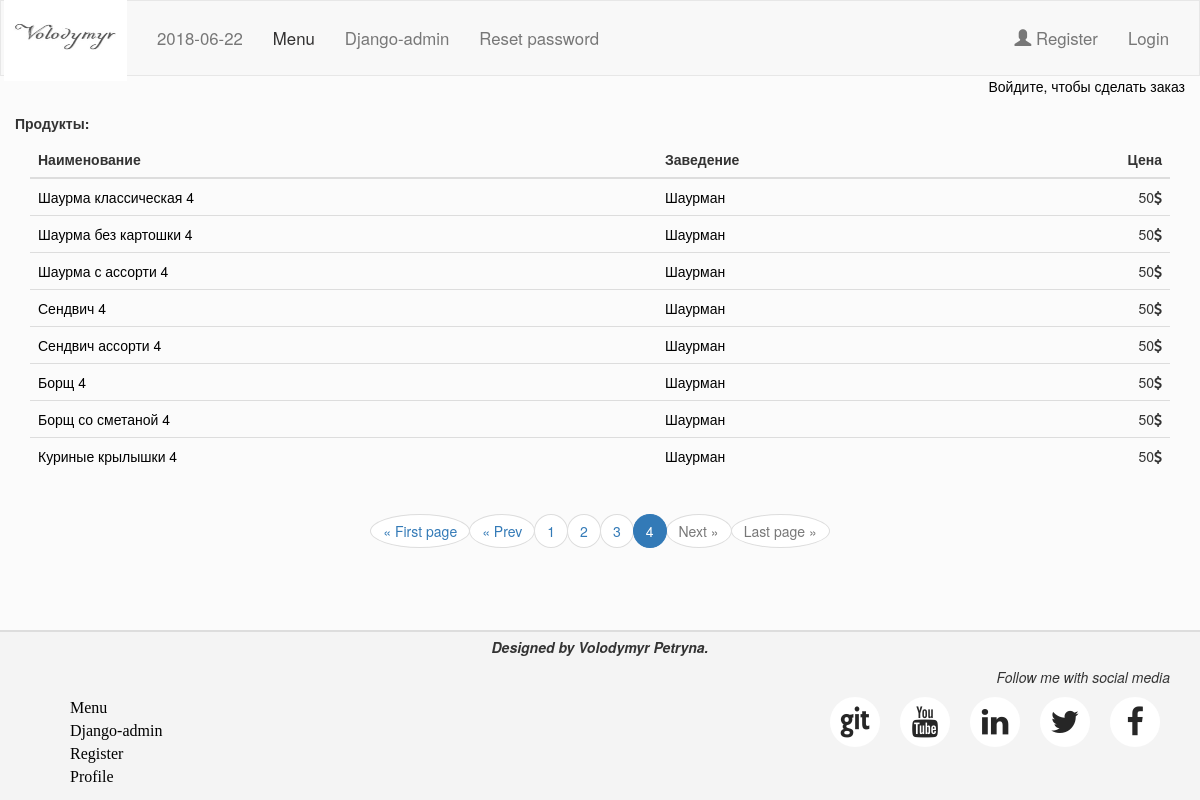
The app's page /catalog/?page=4 with its own data.
### catalog/models.py (models this page shows, shortened)
class Catalog(models.Model):
	name = models.CharField(max_length=150)
	place = models.CharField(max_length=150)
	price = models.IntegerField(default=0)

### catalog/views.py (the view)
def catalog_home(request):#we can see in urls we have name=home and it is because of the variable catalog we can write just home without anything else
	catalog_list = Catalog.objects.all()
	paginator = Paginator(catalog_list, 8)
	page = request.GET.get('page')
	try:
		catalog = paginator.page(page)
	except PageNotAnInteger:
		catalog = paginator.page(1)
	except EmptyPage:
		catalog = paginator.page(paginator.num_pages)
	if page == '1':
		return redirect('catalog:home', permanent=True)
	context = {
		'catalog': catalog,
	}
	return render(request, 'catalog/catalog.html', context)

### catalog/templates/catalog/catalog.html
{% extends 'base.html' %}
{% block content %}
  <div class="container-fluid ">
    <div class="row">
      {% if user.is_authenticated %}
        <div class="col-lg-12 "><h5 class="text-left "><b>Продукты:</b></h5></div>
        {% else %}
        <div class="col-lg-12"><p class="text-right"><a href="http://127.0.0.1:8000/login/"><span style="color: black">Войдите, чтобы сделать заказ</span></a></p></div>
        <div class="col-lg-12 "><h5 class="text-left "><b>Продукты:</b></h5></div>
        {% endif %}
    </div>
  </div>
	<div class="container">
    <table class="table">
    <thead>
      <tr>
        <th>Наименование</th>
        <th>Заведение</th>
        <th class="price">Цена</th>
      </tr>
    </thead>
    <tbody>
    	{% for item in catalog %}
      <tr>
        <td><a style="color: black; text-decoration: none;" href="{% url 'catalog:detail' item.id %}">{{item.name}}</a></td>
        <td><a style="color: black; text-decoration: none;" href="/home">{{item.place}}</a></td>
        <td class="word-spacing"S>{{item.price}}<span class="fa fa-dollar"></span></td>
      </tr>
      	{% endfor %}
    </tbody>
  </table>
		</div>
  <div class="text-center">
    <ul class="pagination">
      {% if catalog.number > 1 %}
        <li><a style="border-radius: 50%" href="?page=1">&laquo; First page</a></li>
      {% else %}
        <li class="disabled"><a style="border-radius: 50%" href="">&laquo; First page</a></li>
      {% endif %}
      {% if catalog.has_previous %}
        <li><a style="border-radius: 50%" href="?page={{ catalog.previous_page_number }}">&laquo; Prev</a></li>
      {% else %}
        <li class="disabled"><a style="border-radius: 50% href="">&laquo; Prev</a></li>
      {% endif %}
      {% if catalog.number > 1 %}
        {% for page in catalog.paginator.page_range %}
          <li class="{% if catalog.number == page %}active{% endif %}"><a style="border-radius: 50%" href="?page={{ page }}">{{ page }}</a>
          </li>
          {% endfor %}
        {% endif %}
        {% if catalog.has_next %}
          <li><a style="border-radius: 50% " href="?page={{ catalog.next_page_number }}">Next &raquo;</a></li>
        {% else %}
          <li class="disabled"><a style="border-radius: 50%" href="">Next &raquo;</a></li>
        {% endif %}
        {% if catalog.number < catalog.paginator.num_pages %}
          <li><a style="border-radius: 50%" href="?page={{ catalog.paginator.num_pages }}">Last page &raquo;</a></li>
        {% else %}
          <li class="disabled"><a style="border-radius: 50%" href="">Last page &raquo;</a></li>
        {% endif %}
    </ul>
  </div>
{% endblock %}

### static/css/styles.css (style rules this page uses)
html { position: relative; min-height: 100%; }
body { margin-bottom: 170px; background-color: #e7e7e726; }
th.price { text-align: right; }
td.word-spacing { word-spacing: 20px; text-align: right; }

### records on screen
Catalog: name "Шаурма классическая 4", place "Шаурман", price "50"
Catalog: name "Шаурма без картошки 4", place "Шаурман", price "50"
Catalog: name "Шаурма с ассорти 4", place "Шаурман", price "50"
Catalog: name "Сендвич 4", place "Шаурман", price "50"
Catalog: name "Сендвич ассорти 4", place "Шаурман", price "50"
Catalog: name "Борщ 4", place "Шаурман", price "50"
Catalog: name "Борщ со сметаной 4", place "Шаурман", price "50"
Catalog: name "Куриные крылышки 4", place "Шаурман", price "50"

### other values on screen
{{ page }} "1" "2" "3" "4"
